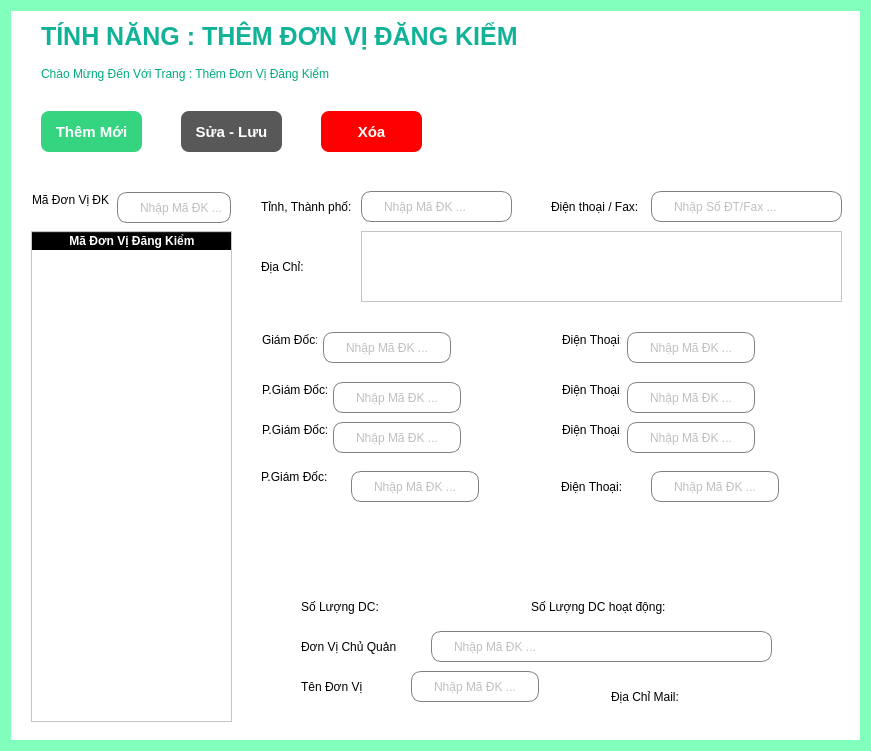
       <widget class="QWidget" name="MainWg" native="true">
        <property name="minimumSize">
         <size>
          <width>871</width>
          <height>751</height>
         </size>
        </property>
        <property name="maximumSize">
         <size>
          <width>5000</width>
          <height>751</height>
         </size>
        </property>
        <property name="styleSheet">
         <string notr="true">QWidget{
	background-color: rgb(131, 255, 189);
	color:white;
}</string>
        </property>
        <layout class="QGridLayout" name="gridLayout_2">
         <item row="1" column="0">
          <widget class="QStackedWidget" name="stackedWidget">
           <property name="maximumSize">
            <size>
             <width>5000</width>
             <height>16777215</height>
            </size>
           </property>
           <property name="styleSheet">
            <string notr="true">background-color: rgb(255, 255, 255);</string>
           </property>
           <property name="currentIndex">
            <number>13</number>
           </property>
           <widget class="QWidget" name="KL4P"/>
           <widget class="QWidget" name="TK3P"/>
           <widget class="QWidget" name="CN5P"/>
           <widget class="QWidget" name="CN4P"/>
           <widget class="QWidget" name="CN3P"/>
           <widget class="QWidget" name="CN2P"/>
           <widget class="QWidget" name="LC3P"/>
           <widget class="QWidget" name="LC2P"/>
           <widget class="QWidget" name="LC1P"/>
           <widget class="QWidget" name="TK8P"/>
           <widget class="QWidget" name="TK7P"/>
           <widget class="QWidget" name="TK6P"/>
           <widget class="QWidget" name="TK5P"/>
           <widget class="QWidget" name="NhapDVP">
            <widget class="QLabel" name="label_9">
             <property name="geometry">
              <rect>
               <x>30</x>
               <y>10</y>
               <width>491</width>
               <height>31</height>
              </rect>
             </property>
             <property name="font">
              <font>
               <pointsize>-1</pointsize>
               <bold>true</bold>
              </font>
             </property>
             <property name="styleSheet">
              <string notr="true">QLabel
{
	color:#12B298;
	/*background-color:white;*/
	font-size:25px;
	font-weight: bold;
}</string>
             </property>
             <property name="text">
              <string>TÍNH NĂNG : THÊM ĐƠN VỊ ĐĂNG KIỂM</string>
             </property>
            </widget>
            <widget class="QLabel" name="label_10">
             <property name="geometry">
              <rect>
               <x>30</x>
               <y>50</y>
               <width>371</width>
               <height>25</height>
              </rect>
             </property>
             <property name="styleSheet">
              <string notr="true">color: rgb(0, 170, 127);</string>
             </property>
             <property name="text">
              <string>Chào Mừng Đến Với Trang : Thêm Đơn Vị Đăng Kiểm</string>
             </property>
            </widget>
            <widget class="QPushButton" name="pushButton_2">
             <property name="geometry">
              <rect>
               <x>30</x>
               <y>100</y>
               <width>101</width>
               <height>41</height>
              </rect>
             </property>
             <property name="styleSheet">
              <string notr="true">QPushButton{
	background-color:#34D481;
	color:white;
	border:none;
	border-radius:8px;
	font-weight:bold;
	font-size: 15px;
}</string>
             </property>
             <property name="text">
              <string>Thêm Mới</string>
             </property>
            </widget>
            <widget class="QPushButton" name="pushButton_3">
             <property name="geometry">
              <rect>
               <x>170</x>
               <y>100</y>
               <width>101</width>
               <height>41</height>
              </rect>
             </property>
             <property name="styleSheet">
              <string notr="true">QPushButton{
	background-color:#585858;
	color:white;
	border:none;
	border-radius:8px;
	font-weight:bold;
	font-size: 15px;
}</string>
             </property>
             <property name="text">
              <string>Sửa - Lưu</string>
             </property>
            </widget>
            <widget class="QPushButton" name="pushButton_4">
             <property name="geometry">
              <rect>
               <x>310</x>
               <y>100</y>
               <width>101</width>
               <height>41</height>
              </rect>
             </property>
             <property name="styleSheet">
              <string notr="true">QPushButton{
	background-color:red;
	color:white;
	border:none;
	border-radius:8px;
	font-weight:bold;
	font-size: 15px;
}</string>
             </property>
             <property name="text">
              <string>Xóa</string>
             </property>
            </widget>
            <widget class="QLabel" name="label_11">
             <property name="geometry">
              <rect>
               <x>21</x>
               <y>181</y>
               <width>79</width>
               <height>16</height>
              </rect>
             </property>
             <property name="styleSheet">
              <string notr="true">color: rgb(0, 0, 0);</string>
             </property>
             <property name="text">
              <string>Mã Đơn Vị ĐK :</string>
             </property>
            </widget>
            <widget class="QLineEdit" name="txMaDk">
             <property name="geometry">
              <rect>
               <x>106</x>
               <y>181</y>
               <width>114</width>
               <height>31</height>
              </rect>
             </property>
             <property name="minimumSize">
              <size>
               <width>0</width>
               <height>31</height>
              </size>
             </property>
             <property name="maximumSize">
              <size>
               <width>16777215</width>
               <height>31</height>
              </size>
             </property>
             <property name="styleSheet">
              <string notr="true">QLineEdit{
	padding-left:20px;
    border: 1px solid gray;
	border-radius: 10px;
	color:gray;
}
QLineEdit:placeholder {
    color: black; /* Màu của placeholderText */
}</string>
             </property>
             <property name="placeholderText">
              <string>Nhập Mã ĐK ... </string>
             </property>
            </widget>
            <widget class="QTableWidget" name="tableWidget">
             <property name="geometry">
              <rect>
               <x>20</x>
               <y>220</y>
               <width>201</width>
               <height>491</height>
              </rect>
             </property>
             <property name="styleSheet">
              <string notr="true">QHeaderView::section{
	font-weight:bold;
	background-color:black;
	color:White
}</string>
             </property>
             <attribute name="horizontalHeaderCascadingSectionResizes">
              <bool>false</bool>
             </attribute>
             <attribute name="horizontalHeaderDefaultSectionSize">
              <number>200</number>
             </attribute>
             <column>
              <property name="text">
               <string>Mã Đơn Vị Đăng Kiểm</string>
              </property>
             </column>
            </widget>
            <widget class="QLabel" name="label_12">
             <property name="geometry">
              <rect>
               <x>250</x>
               <y>180</y>
               <width>91</width>
               <height>31</height>
              </rect>
             </property>
             <property name="styleSheet">
              <string notr="true">color: rgb(0, 0, 0);</string>
             </property>
             <property name="text">
              <string>Tỉnh, Thành phố:</string>
             </property>
            </widget>
            <widget class="QLabel" name="label_13">
             <property name="geometry">
              <rect>
               <x>540</x>
               <y>180</y>
               <width>91</width>
               <height>31</height>
              </rect>
             </property>
             <property name="styleSheet">
              <string notr="true">color: rgb(0, 0, 0);</string>
             </property>
             <property name="text">
              <string>Điện thoại / Fax:</string>
             </property>
            </widget>
            <widget class="QLabel" name="label_14">
             <property name="geometry">
              <rect>
               <x>250</x>
               <y>240</y>
               <width>91</width>
               <height>31</height>
              </rect>
             </property>
             <property name="styleSheet">
              <string notr="true">color: rgb(0, 0, 0);</string>
             </property>
             <property name="text">
              <string>Địa Chỉ:</string>
             </property>
            </widget>
            <widget class="QLabel" name="label_15">
             <property name="geometry">
              <rect>
               <x>251</x>
               <y>321</y>
               <width>55</width>
               <height>16</height>
              </rect>
             </property>
             <property name="styleSheet">
              <string notr="true">color: rgb(0, 0, 0);</string>
             </property>
             <property name="text">
              <string>Giám Đốc:</string>
             </property>
            </widget>
            <widget class="QLabel" name="label_16">
             <property name="geometry">
              <rect>
               <x>251</x>
               <y>371</y>
               <width>65</width>
               <height>16</height>
              </rect>
             </property>
             <property name="styleSheet">
              <string notr="true">color: rgb(0, 0, 0);</string>
             </property>
             <property name="text">
              <string>P.Giám Đốc:</string>
             </property>
            </widget>
            <widget class="QLabel" name="label_17">
             <property name="geometry">
              <rect>
               <x>251</x>
               <y>411</y>
               <width>65</width>
               <height>16</height>
              </rect>
             </property>
             <property name="styleSheet">
              <string notr="true">color: rgb(0, 0, 0);</string>
             </property>
             <property name="text">
              <string>P.Giám Đốc:</string>
             </property>
            </widget>
            <widget class="QLabel" name="label_18">
             <property name="geometry">
              <rect>
               <x>250</x>
               <y>450</y>
               <width>101</width>
               <height>31</height>
              </rect>
             </property>
             <property name="styleSheet">
              <string notr="true">color: rgb(0, 0, 0);</string>
             </property>
             <property name="text">
              <string>P.Giám Đốc:</string>
             </property>
            </widget>
            <widget class="QLabel" name="label_19">
             <property name="geometry">
              <rect>
               <x>551</x>
               <y>371</y>
               <width>59</width>
               <height>16</height>
              </rect>
             </property>
             <property name="styleSheet">
              <string notr="true">color: rgb(0, 0, 0);</string>
             </property>
             <property name="text">
              <string>Điện Thoại:</string>
             </property>
            </widget>
            <widget class="QLabel" name="label_20">
             <property name="geometry">
              <rect>
               <x>551</x>
               <y>411</y>
               <width>59</width>
               <height>16</height>
              </rect>
             </property>
             <property name="styleSheet">
              <string notr="true">color: rgb(0, 0, 0);</string>
             </property>
             <property name="text">
              <string>Điện Thoại:</string>
             </property>
            </widget>
            <widget class="QLabel" name="label_21">
             <property name="geometry">
              <rect>
               <x>550</x>
               <y>460</y>
               <width>101</width>
               <height>31</height>
              </rect>
             </property>
             <property name="styleSheet">
              <string notr="true">color: rgb(0, 0, 0);</string>
             </property>
             <property name="text">
              <string>Điện Thoại:</string>
             </property>
            </widget>
            <widget class="QLabel" name="label_22">
             <property name="geometry">
              <rect>
               <x>551</x>
               <y>321</y>
               <width>59</width>
               <height>16</height>
              </rect>
             </property>
             <property name="styleSheet">
              <string notr="true">color: rgb(0, 0, 0);</string>
             </property>
             <property name="text">
              <string>Điện Thoại:</string>
             </property>
            </widget>
            <widget class="QLabel" name="label_23">
             <property name="geometry">
              <rect>
               <x>290</x>
               <y>580</y>
               <width>101</width>
               <height>31</height>
              </rect>
             </property>
             <property name="styleSheet">
              <string notr="true">color: rgb(0, 0, 0);</string>
             </property>
             <property name="text">
              <string>Số Lượng DC:</string>
             </property>
            </widget>
            <widget class="QLabel" name="label_24">
             <property name="geometry">
              <rect>
               <x>520</x>
               <y>580</y>
               <width>151</width>
               <height>31</height>
              </rect>
             </property>
             <property name="styleSheet">
              <string notr="true">color: rgb(0, 0, 0);</string>
             </property>
             <property name="text">
              <string>Số Lượng DC hoạt động:</string>
             </property>
            </widget>
            <widget class="QLabel" name="label_25">
             <property name="geometry">
              <rect>
               <x>290</x>
               <y>620</y>
               <width>151</width>
               <height>31</height>
              </rect>
             </property>
             <property name="styleSheet">
              <string notr="true">color: rgb(0, 0, 0);</string>
             </property>
             <property name="text">
              <string>Đơn Vị Chủ Quản</string>
             </property>
            </widget>
            <widget class="QLabel" name="label_26">
             <property name="geometry">
              <rect>
               <x>290</x>
               <y>660</y>
               <width>81</width>
               <height>31</height>
              </rect>
             </property>
             <property name="styleSheet">
              <string notr="true">color: rgb(0, 0, 0);</string>
             </property>
             <property name="text">
              <string>Tên Đơn Vị</string>
             </property>
            </widget>
            <widget class="QLabel" name="label_27">
             <property name="geometry">
              <rect>
               <x>600</x>
               <y>670</y>
               <width>151</width>
               <height>31</height>
              </rect>
             </property>
             <property name="styleSheet">
              <string notr="true">color: rgb(0, 0, 0);</string>
             </property>
             <property name="text">
              <string>Địa Chỉ Mail:</string>
             </property>
            </widget>
            <widget class="QLineEdit" name="txTinhTp">
             <property name="geometry">
              <rect>
               <x>350</x>
               <y>180</y>
               <width>151</width>
               <height>31</height>
              </rect>
             </property>
             <property name="minimumSize">
              <size>
               <width>0</width>
               <height>31</height>
              </size>
             </property>
             <property name="maximumSize">
              <size>
               <width>16777215</width>
               <height>31</height>
              </size>
             </property>
             <property name="styleSheet">
              <string notr="true">QLineEdit{
	padding-left:20px;
    border: 1px solid gray;
	border-radius: 10px;
	color:gray;
}
QLineEdit:placeholder {
    color: black; /* Màu của placeholderText */
}</string>
             </property>
             <property name="placeholderText">
              <string>Nhập Mã ĐK ... </string>
             </property>
            </widget>
            <widget class="QLineEdit" name="txSdt">
             <property name="geometry">
              <rect>
               <x>640</x>
               <y>180</y>
               <width>191</width>
               <height>31</height>
              </rect>
             </property>
             <property name="minimumSize">
              <size>
               <width>0</width>
               <height>31</height>
              </size>
             </property>
             <property name="maximumSize">
              <size>
               <width>16777215</width>
               <height>31</height>
              </size>
             </property>
             <property name="styleSheet">
              <string notr="true">QLineEdit{
	padding-left:20px;
    border: 1px solid gray;
	border-radius: 10px;
	color:gray;
}
QLineEdit:placeholder {
    color: black; /* Màu của placeholderText */
}</string>
             </property>
             <property name="placeholderText">
              <string>Nhập Số ĐT/Fax ... </string>
             </property>
            </widget>
            <widget class="QTextEdit" name="textEdit">
             <property name="geometry">
              <rect>
               <x>350</x>
               <y>220</y>
               <width>481</width>
               <height>71</height>
              </rect>
             </property>
            </widget>
            <widget class="QLineEdit" name="txGiamdoc">
             <property name="geometry">
              <rect>
               <x>312</x>
               <y>321</y>
               <width>128</width>
               <height>31</height>
              </rect>
             </property>
             <property name="minimumSize">
              <size>
               <width>0</width>
               <height>31</height>
              </size>
             </property>
             <property name="maximumSize">
              <size>
               <width>16777215</width>
               <height>31</height>
              </size>
             </property>
             <property name="styleSheet">
              <string notr="true">QLineEdit{
	padding-left:20px;
    border: 1px solid gray;
	border-radius: 10px;
	color:gray;
}
QLineEdit:placeholder {
    color: black; /* Màu của placeholderText */
}</string>
             </property>
             <property name="placeholderText">
              <string>Nhập Mã ĐK ... </string>
             </property>
            </widget>
            <widget class="QLineEdit" name="lineEdit_6">
             <property name="geometry">
              <rect>
               <x>616</x>
               <y>321</y>
               <width>128</width>
               <height>31</height>
              </rect>
             </property>
             <property name="minimumSize">
              <size>
               <width>0</width>
               <height>31</height>
              </size>
             </property>
             <property name="maximumSize">
              <size>
               <width>16777215</width>
               <height>31</height>
              </size>
             </property>
             <property name="styleSheet">
              <string notr="true">QLineEdit{
	padding-left:20px;
    border: 1px solid gray;
	border-radius: 10px;
	color:gray;
}
QLineEdit:placeholder {
    color: black; /* Màu của placeholderText */
}</string>
             </property>
             <property name="placeholderText">
              <string>Nhập Mã ĐK ... </string>
             </property>
            </widget>
            <widget class="QLineEdit" name="txGiamdoc_2">
             <property name="geometry">
              <rect>
               <x>616</x>
               <y>371</y>
               <width>128</width>
               <height>31</height>
              </rect>
             </property>
             <property name="minimumSize">
              <size>
               <width>0</width>
               <height>31</height>
              </size>
             </property>
             <property name="maximumSize">
              <size>
               <width>16777215</width>
               <height>31</height>
              </size>
             </property>
             <property name="styleSheet">
              <string notr="true">QLineEdit{
	padding-left:20px;
    border: 1px solid gray;
	border-radius: 10px;
	color:gray;
}
QLineEdit:placeholder {
    color: black; /* Màu của placeholderText */
}</string>
             </property>
             <property name="placeholderText">
              <string>Nhập Mã ĐK ... </string>
             </property>
            </widget>
            <widget class="QLineEdit" name="txGiamdoc_3">
             <property name="geometry">
              <rect>
               <x>322</x>
               <y>371</y>
               <width>128</width>
               <height>31</height>
              </rect>
             </property>
             <property name="minimumSize">
              <size>
               <width>0</width>
               <height>31</height>
              </size>
             </property>
             <property name="maximumSize">
              <size>
               <width>16777215</width>
               <height>31</height>
              </size>
             </property>
             <property name="styleSheet">
              <string notr="true">QLineEdit{
	padding-left:20px;
    border: 1px solid gray;
	border-radius: 10px;
	color:gray;
}
QLineEdit:placeholder {
    color: black; /* Màu của placeholderText */
}</string>
             </property>
             <property name="placeholderText">
              <string>Nhập Mã ĐK ... </string>
             </property>
            </widget>
            <widget class="QLineEdit" name="txGiamdoc_4">
             <property name="geometry">
              <rect>
               <x>322</x>
               <y>411</y>
               <width>128</width>
               <height>31</height>
              </rect>
             </property>
             <property name="minimumSize">
              <size>
               <width>0</width>
               <height>31</height>
              </size>
             </property>
             <property name="maximumSize">
              <size>
               <width>16777215</width>
               <height>31</height>
              </size>
             </property>
             <property name="styleSheet">
              <string notr="true">QLineEdit{
	padding-left:20px;
    border: 1px solid gray;
	border-radius: 10px;
	color:gray;
}
QLineEdit:placeholder {
    color: black; /* Màu của placeholderText */
}</string>
             </property>
             <property name="placeholderText">
              <string>Nhập Mã ĐK ... </string>
             </property>
            </widget>
            <widget class="QLineEdit" name="txGiamdoc_5">
             <property name="geometry">
              <rect>
               <x>616</x>
               <y>411</y>
               <width>128</width>
               <height>31</height>
              </rect>
             </property>
             <property name="minimumSize">
              <size>
               <width>0</width>
               <height>31</height>
              </size>
             </property>
             <property name="maximumSize">
              <size>
               <width>16777215</width>
               <height>31</height>
              </size>
             </property>
             <property name="styleSheet">
              <string notr="true">QLineEdit{
	padding-left:20px;
    border: 1px solid gray;
	border-radius: 10px;
	color:gray;
}
QLineEdit:placeholder {
    color: black; /* Màu của placeholderText */
}</string>
             </property>
             <property name="placeholderText">
              <string>Nhập Mã ĐK ... </string>
             </property>
            </widget>
            <widget class="QLineEdit" name="txGiamdoc_6">
             <property name="geometry">
              <rect>
               <x>340</x>
               <y>460</y>
               <width>128</width>
               <height>31</height>
              </rect>
             </property>
             <property name="minimumSize">
              <size>
               <width>0</width>
               <height>31</height>
              </size>
             </property>
             <property name="maximumSize">
              <size>
               <width>16777215</width>
               <height>31</height>
              </size>
             </property>
             <property name="styleSheet">
              <string notr="true">QLineEdit{
	padding-left:20px;
    border: 1px solid gray;
	border-radius: 10px;
	color:gray;
}
QLineEdit:placeholder {
    color: black; /* Màu của placeholderText */
}</string>
             </property>
             <property name="placeholderText">
              <string>Nhập Mã ĐK ... </string>
             </property>
            </widget>
            <widget class="QLineEdit" name="txGiamdoc_7">
             <property name="geometry">
              <rect>
               <x>640</x>
               <y>460</y>
               <width>128</width>
               <height>31</height>
              </rect>
             </property>
             <property name="minimumSize">
              <size>
               <width>0</width>
               <height>31</height>
              </size>
             </property>
             <property name="maximumSize">
              <size>
               <width>16777215</width>
               <height>31</height>
              </size>
             </property>
             <property name="styleSheet">
              <string notr="true">QLineEdit{
	padding-left:20px;
    border: 1px solid gray;
	border-radius: 10px;
	color:gray;
}
QLineEdit:placeholder {
    color: black; /* Màu của placeholderText */
}</string>
             </property>
             <property name="placeholderText">
              <string>Nhập Mã ĐK ... </string>
             </property>
            </widget>
            <widget class="QLineEdit" name="txGiamdoc_8">
             <property name="geometry">
              <rect>
               <x>420</x>
               <y>620</y>
               <width>341</width>
               <height>31</height>
              </rect>
             </property>
             <property name="minimumSize">
              <size>
               <width>0</width>
               <height>31</height>
              </size>
             </property>
             <property name="maximumSize">
              <size>
               <width>16777215</width>
               <height>31</height>
              </size>
             </property>
             <property name="styleSheet">
              <string notr="true">QLineEdit{
	padding-left:20px;
    border: 1px solid gray;
	border-radius: 10px;
	color:gray;
}
QLineEdit:placeholder {
    color: black; /* Màu của placeholderText */
}</string>
             </property>
             <property name="placeholderText">
              <string>Nhập Mã ĐK ... </string>
             </property>
            </widget>
            <widget class="QLineEdit" name="txGiamdoc_9">
             <property name="geometry">
              <rect>
               <x>400</x>
               <y>660</y>
               <width>128</width>
               <height>31</height>
              </rect>
             </property>
             <property name="minimumSize">
              <size>
               <width>0</width>
               <height>31</height>
              </size>
             </property>
             <property name="maximumSize">
              <size>
               <width>16777215</width>
               <height>31</height>
              </size>
             </property>
             <property name="styleSheet">
              <string notr="true">QLineEdit{
	padding-left:20px;
    border: 1px solid gray;
	border-radius: 10px;
	color:gray;
}
QLineEdit:placeholder {
    color: black; /* Màu của placeholderText */
}</string>
             </property>
             <property name="placeholderText">
              <string>Nhập Mã ĐK ... </string>
             </property>
            </widget>
           </widget>
           <widget class="QWidget" name="TK4P"/>
           <widget class="QWidget" name="TK2P">
            <widget class="QLabel" name="label_8">
             <property name="geometry">
              <rect>
               <x>228</x>
               <y>140</y>
               <width>111</width>
               <height>61</height>
              </rect>
             </property>
             <property name="styleSheet">
              <string notr="true">background-color: rgb(15, 15, 15);</string>
             </property>
             <property name="text">
              <string>TK2</string>
             </property>
            </widget>
           </widget>
           <widget class="QWidget" name="setP"/>
           <widget class="QWidget" name="KL6P"/>
           <widget class="QWidget" name="KL5P"/>
           <widget class="QWidget" name="KL3P"/>
           <widget class="QWidget" name="KL2P"/>
           <widget class="QWidget" name="KL1P"/>
           <widget class="QWidget" name="CN6P"/>
           <widget class="QWidget" name="Tk1P">
            <widget class="QLabel" name="label_7">
             <property name="geometry">
              <rect>
               <x>230</x>
               <y>170</y>
               <width>411</width>
               <height>161</height>
              </rect>
             </property>
             <property name="styleSheet">
              <string notr="true">background-color: rgb(9, 9, 9);</string>
             </property>
             <property name="text">
              <string>Cap lan dau</string>
             </property>
            </widget>
           </widget>
           <widget class="QWidget" name="CN1P"/>
          </widget>
         </item>
        </layout>
       </widget>
